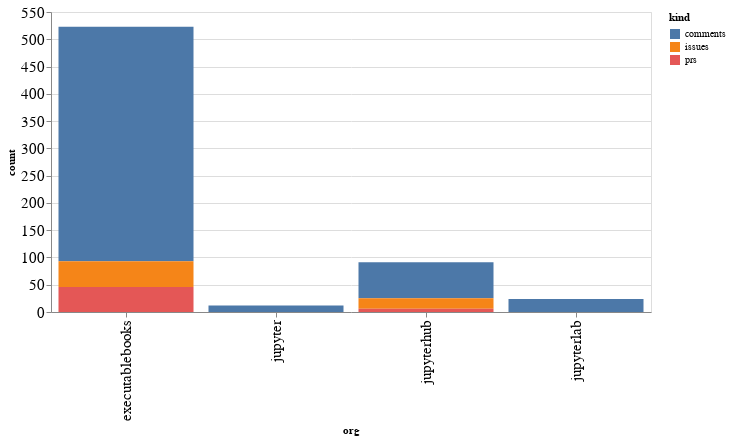

Notebook source saved alongside this figure:
### Code cell
alt.Chart(org_summaries, width=600).mark_bar().encode(
    x='org',
    y='count',
    color='kind',
    tooltip="org"
)

### Figure 1 — Vega-Lite specification as saved in the notebook (floating-point values rounded to 4 significant figures)
{"config": {"axisLeft": {"labelFontSize": 15}, "axisBottom": {"labelFontSize": 15}}, "data": {"name": "data-74e660683f97e7b8c018e896fc704af1"}, "mark": "bar", "encoding": {"color": {"type": "nominal", "field": "kind"}, "tooltip": {"type": "nominal", "field": "org"}, "x": {"type": "nominal", "field": "org"}, "y": {"type": "quantitative", "field": "count"}}, "width": 600, "$schema": "https://vega.github.io/schema/vega-lite/v4.8.1.json", "datasets": {"data-74e660683f97e7b8c018e896fc704af1": [{"org": "executablebooks", "kind": "comments", "count": 430}, {"org": "executablebooks", "kind": "issues", "count": 47}, {"org": "executablebooks", "kind": "prs", "count": 46}, {"org": "jupyter", "kind": "comments", "count": 12}, {"org": "jupyterhub", "kind": "comments", "count": 66}, {"org": "jupyterhub", "kind": "issues", "count": 19}, {"org": "jupyterhub", "kind": "prs", "count": 6}, {"org": "jupyterlab", "kind": "comments", "count": 24}]}}
